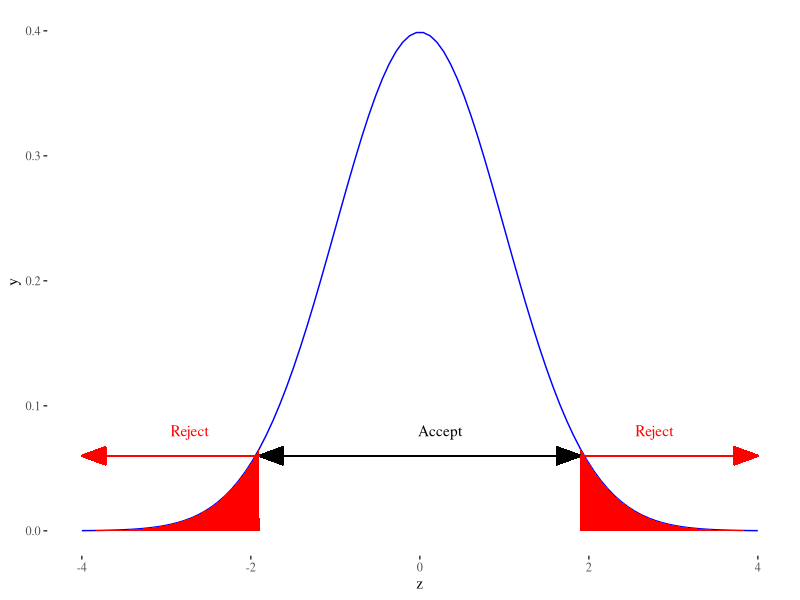
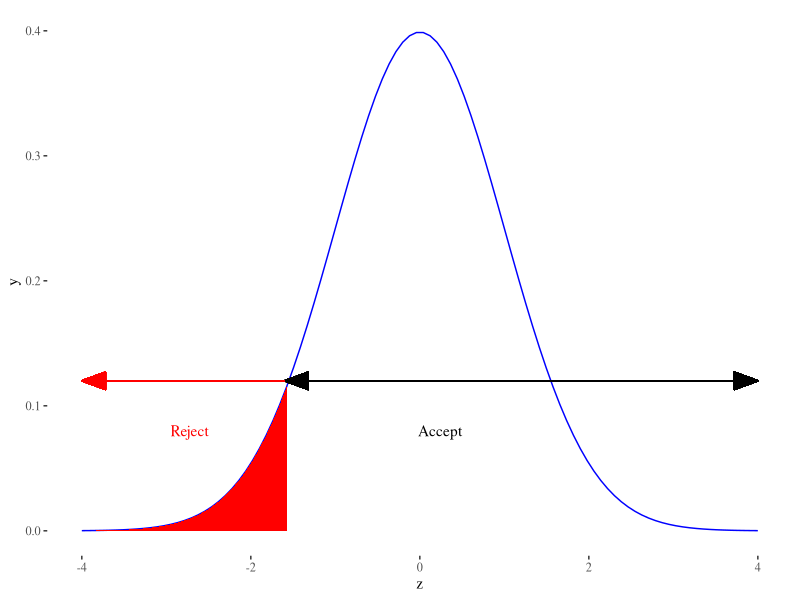
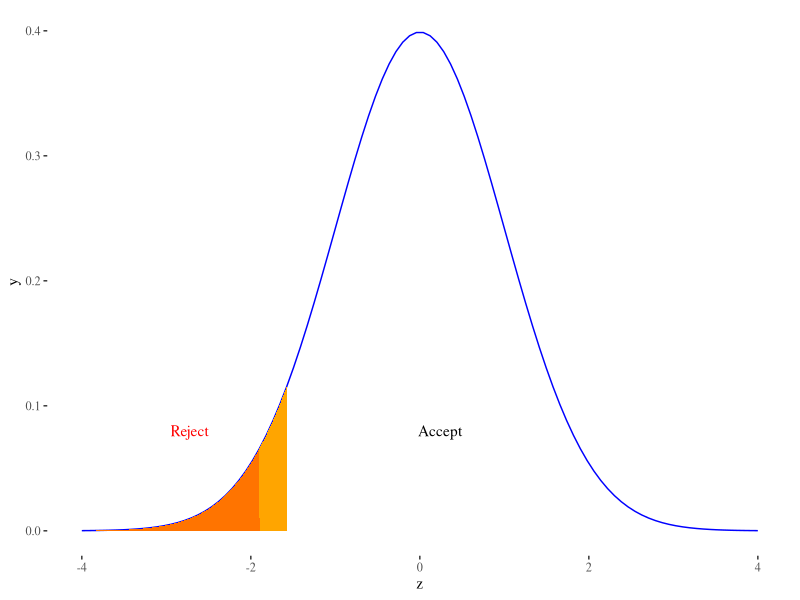

These figures' R source, in order:
require(tibble)
require(ggthemes)
require(ggplot2)
require(tidyr)
require(dplyr)
require(grid)



xstart <- NULL
df <- tibble(z = seq(-4, 4, length = 100))
df1 <- tibble(y=dnorm(df$z))
dffinal <- bind_cols(df,df1)
xstart[2] <- dffinal[75,1]
xstart[1] <- dffinal[26,1]
x1 <- xstart[1]
x2 <- xstart[2]
label <-  expression(paste("Plot of ", alpha^beta, " versus ", hat(mu)[0]))
base <- ggplot(dffinal, aes(x=z, y=y)) + geom_area(fill="white",color="blue") +
  theme_tufte() +
  geom_area(data = subset(dffinal, z < qnorm(0.03)), fill="red") + 
  geom_area(data = subset(dffinal, z > qnorm(0.97)), fill = "red") + theme_tufte() +
  annotate("text", x = c(.5), y = c(.08), adj=1,  family="serif",
           label = "Accept") +
  annotate("text", x = c(-2.5), y = c(.08), adj=1,  family="serif", color = "red",     label = "Reject") + 
annotate("text", x = c(3), y = c(.08), adj=1,  family="serif", color = "red",     label = "Reject") +
geom_segment(aes(x = -1.9,y = .06,xend = 1.9,yend = .06),arrow=arrow(ends = "both", type = "closed", angle = 20)) +

geom_segment(aes(x = -1.9,y = .06,xend = -4,yend = .06),color="red", arrow=arrow(ends = "last", type = "closed", angle = 20)) +
geom_segment(aes(x = 1.9,y = .06,xend = 4,yend = .06),color="red", arrow=arrow(ends = "last", type = "closed", angle = 20))

base


base1 <- ggplot(dffinal, aes(x=z, y=y)) + geom_area(fill="white",color="blue") +
  theme_tufte() +
  geom_area(data = subset(dffinal, z < qnorm(0.06)), fill="red") + 
theme_tufte() +
  annotate("text", x = c(.5), y = c(.08), adj=1,  family="serif",
           label = "Accept") +
  annotate("text", x = c(-2.5), y = c(.08), adj=1,  family="serif", color = "red",     label = "Reject") + 

  geom_segment(aes(x = -1.6,y = .12,xend = 4,yend = .12),arrow=arrow(ends = "both", type = "closed", angle = 20)) +
  
  geom_segment(aes(x = -1.6,y = .12,xend = -4,yend = .12), color="red",arrow=arrow(ends = "last", type = "closed", angle = 20)) 

base1

base2 <- ggplot(dffinal, aes(x=z, y=y)) + geom_area(fill="white",color="blue") +
  theme_tufte() +
  geom_area(data = subset(dffinal, z < qnorm(0.06)), fill="orange") + 
  geom_area(data = subset(dffinal, z < qnorm(0.03)), fill="red", alpha=.3) + 
  theme_tufte() +
  annotate("text", x = c(.5), y = c(.08), adj=1,  family="serif",
           label = "Accept") +
  annotate("text", x = c(-2.5), y = c(.08), adj=1,  family="serif", color = "red",     label = "Reject") 
base2

